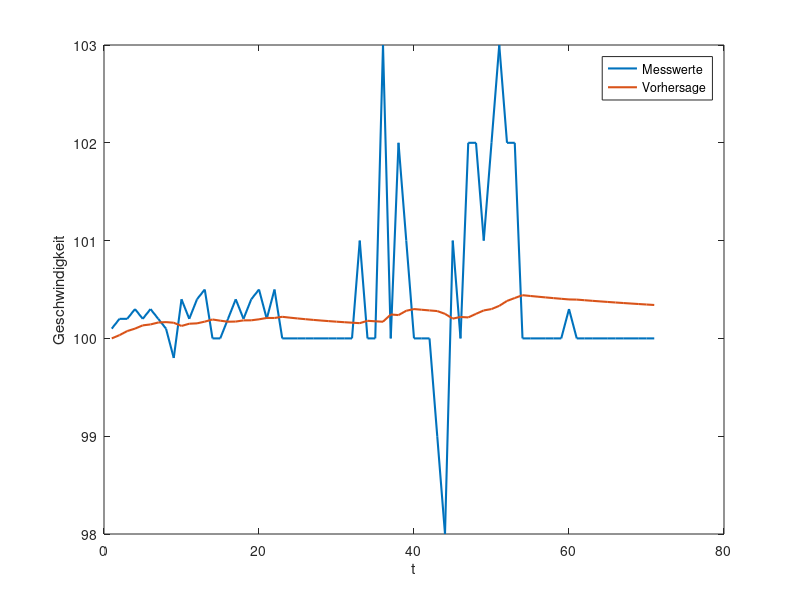

This figure's MATLAB source: (Note: this script raises an error after producing the figure.)
clear all;

%measurements = [89; 68; 60; 72; 74; 75; 73; 76; 71; 70; 72; 75; 72; 71; 70; 70; 72; 71; 50; 80; 40; 70; 77; 70; 60; 73; 71; 71; 75; 70; 72; 56; 64; 66; 73; 47];
measurements = [20.1,20.2,20.2,20.3,20.2,20.3,20.2,20.1,19.8,20.4,20.2,20.4,20.5,20,20,20.2,20.4,20.2,20.4,20.5,20.2,20.5,20,20,20,20,20,20,20,20,20,20,21,20,20,23,20,22,21,20,20,20,19,18,21,20,22,22,21,22,23,22,22,20,20,20,20,20,20,20.3,20,20,20,20,20,20,20,20,20,20,20]';
measurements(1:length(measurements)) = measurements(1:length(measurements)) + 80;
estimates = (1:size(measurements,1));
estimates(1) = 100;                              % initial estimate
errors = (1:size(measurements,1));
errors(1) = 2;
measErr = 4;
kalmanGain = (1:size(measurements,1));

for n = 2:size(measurements,1)
    kalmanGain(n) = errors(n-1) / (errors(n-1) + measErr);   % Calculate kalman gain
    
    estimates(n) = estimates(n-1) + kalmanGain(n)*(measurements(n-1) - estimates(n-1));
    %errors(n) = (measErr * errors(n-1)) / (measErr + errors(n-1));
    errors(n) = (1-kalmanGain(n)) * errors(n-1);
end

plot(measurements, 'LineWidth',1.5);
hold on;
plot(estimates, 'LineWidth', 1.5);
hold on;
%plot(errors);

legend('Messwerte','Vorhersage'); 
xlabel('t'); ylabel('Geschwindigkeit');
prettyPlotEx(7,5,'measurement.png');
